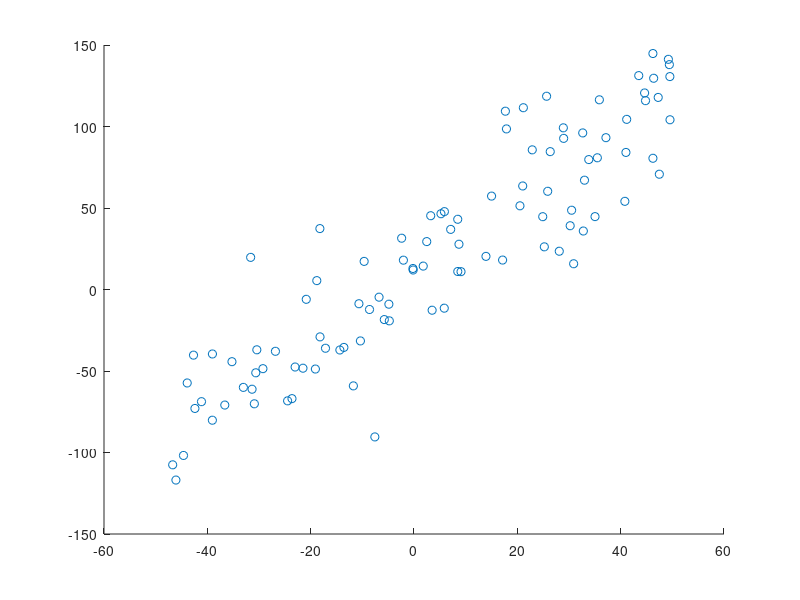

This figure's MATLAB source: (Note: this script raises an error after producing the figure.)
%% For 1st dataset using least square method
linefit = load('linefit.mat');

figure;
scatter(linefit.xs,linefit.n_y1);
hold on;

[y1, val1]= least_square(linefit.xs,linefit.n_y1);

line(linefit.xs,y1,'Color','blue','DisplayName','a)least square 1st set'); 
legend
%% For 2nd dataset using least square method

scatter(linefit.xs,linefit.n_y2);

[y2, val2]= least_square(linefit.xs,linefit.n_y2);

line(linefit.xs,y2,'Color','red','DisplayName','b)least square 2nd set');
legend
%% Using Ransac removing outlier
[final]=ransac([linefit.xs',linefit.n_y2']);

x3 = final(:,1);
y3 = final(:,2);



plot(x3,y3,'*','Color','red','DisplayName','c)ransac');

[y3, val3]= least_square(x3',y3');
line(x3,y3,'Color','green');
hold off;
legend

